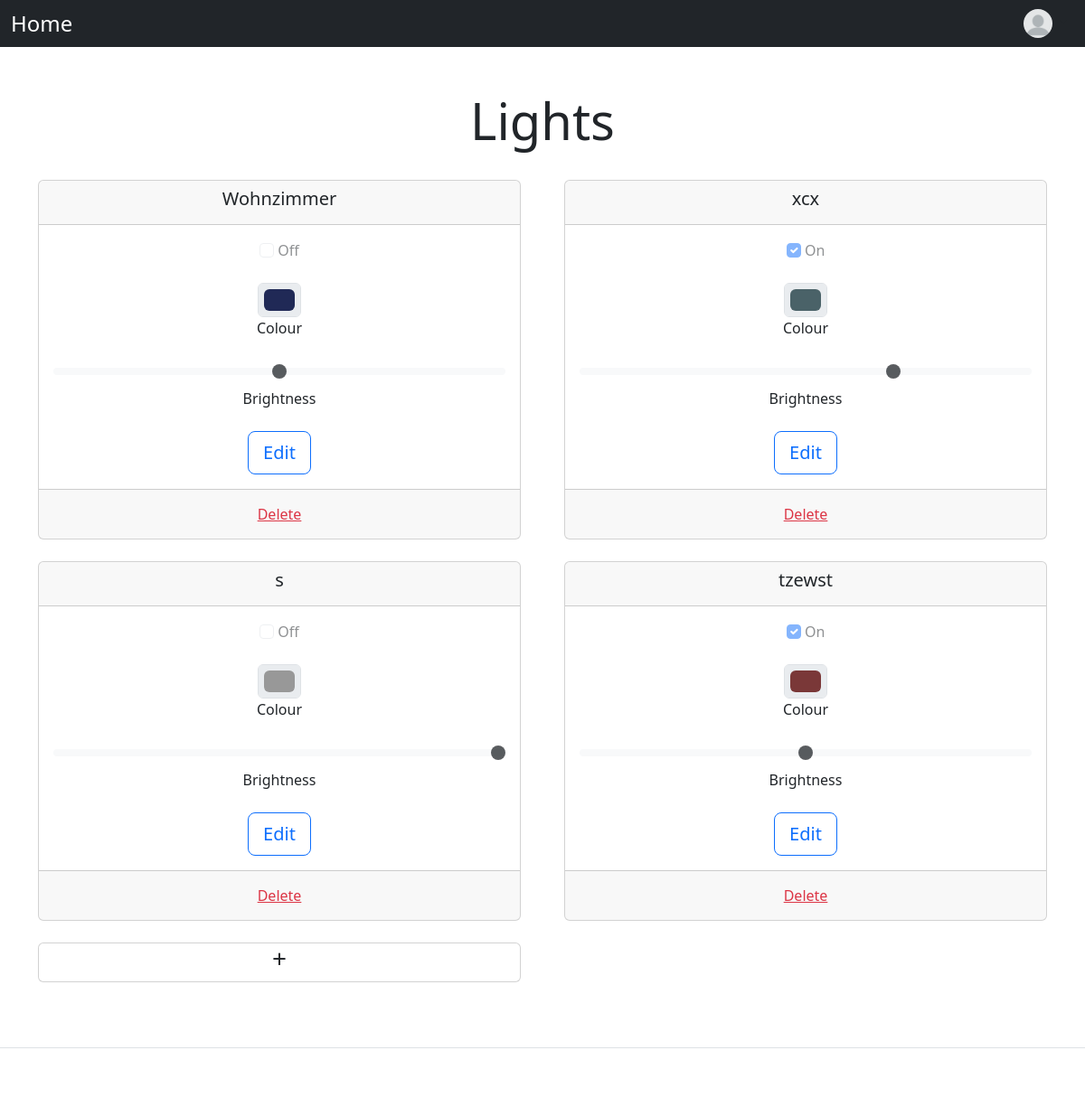
The app's page / (signed in) with its own data.
### lights/models.py (models this page shows)
class Light(models.Model):
    name = models.CharField(max_length=200)
    status = models.BooleanField(default=False)
    colour = models.CharField(max_length=200, default="#989898")
    brightness = models.IntegerField(default=100)

### lights/views.py (the view)
# urls.py: path('', views.index, name='index'),
@login_required
@user_passes_test(active_check)
def index(request):
    if request.method == "POST":
        form = AddForm(request.POST)
        if form.is_valid():
            light = form.save(commit=False)
            light.save()
        return redirect("index")
    else:
        light_list = Light.objects.all()
        context = {"latest_light_list": light_list}
        return render(request, "lights/index.html", context)

### lights/views.py (called while the page is built)
def active_check(user):
    account = Account.objects.get(user=user)
    return account.active

### lights/templates/lights/index.html (shortened to what this page needs)
{% include "header.html" %}
<div class="px-3 py-3 pt-md-5 pb-md-4 mx-auto text-center">
    <h1 class="display-4">Lights</h1>
</div>
<div class="container text-center">
    <div class="row row-cols-2 gx-5">
        {% for light in latest_light_list %}
            <div class="col">
                <div class="card mb-4">
                    <div class="card-header">
                        <h5 class="card-title">{{ light.name }}</h5>
                    </div>
                    <div class="card-body">
                        <div class="mb-4">
                            <input class="form-check-input" type="checkbox" role="switch" id="status_{{ forloop.counter }}"
                                   disabled {% if light.status %} checked{% endif %}>
                            <label class="form-check-label" for="status_{{ forloop.counter }}">{% if light.status %} On {% else %}
                                Off {% endif %}</label>
                        </div>
                        <div class="mb-4">
                            <input type="color" class="form-control form-control-color mx-auto" id="colour_{{ forloop.counter }}"
                                   value="{{ light.colour }}" disabled>
                            <label class="form-check-label" for="colour_{{ forloop.counter }}">Colour</label>
                        </div>
                        <div class="mb-4">
                            <input type="range" class="form-range" min="0" max="100" step="10" id="brightness_{{ forloop.counter }}"
                                   value="{{ light.brightness }}" disabled>
                            <label class="form-check-label" for="brightness_{{ forloop.counter }}">Brightness</label>
                        </div>
                        <a href="{% url 'detailLight' light.id %}" class="btn btn-outline-primary btn-lg btn-block">Edit</a>
                    </div>
                    <div class="card-footer text-muted">
                        <form action="{% url 'deleteLight' light.id %}" method="post">
                            <button type="submit" class="btn mx-auto link-danger btn-link">Delete</button>
                        </form>
                    </div>
                </div>
            </div>
        {% endfor %}
        <div class="col">
            <div class="card mb-4">
                <a href="{% url 'addLight' %}" class="my-auto stretched-link nav-link text-dark"><h3>+</h3></a>
            </div>
        </div>
    </div>
</div>
{% include "footer.html" %}

### records on screen
Light: name "Wohnzimmer", shows "Off", colour "#202956", brightness "50"
Light: name "xcx", status "☑", shows "On", colour "#4a6268", brightness "70"
Light: name "s", shows "Off", colour "#989898", brightness "100"
Light: name "tzewst", status "☑", shows "On", colour "#7a3838", brightness "50"
